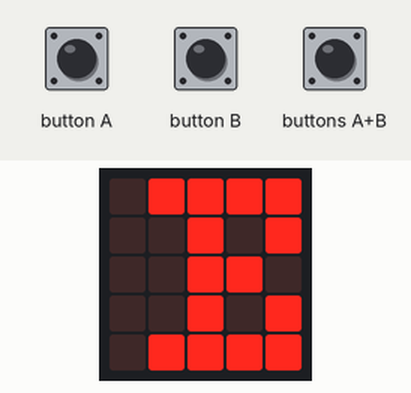
Simulated run of this program. Board: BBC micro:bit (MakeCode). On the bench: the board's 5×5 LED display. The inputs (shaded band) are chosen by the test bench.

Above: at 0.1 s.
1.7 s: button A pressed for 0.15 s
At 2.21 s:
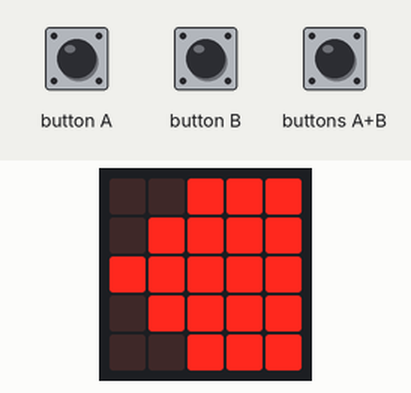
2.4 s: button B pressed for 0.15 s
At 2.88 s:
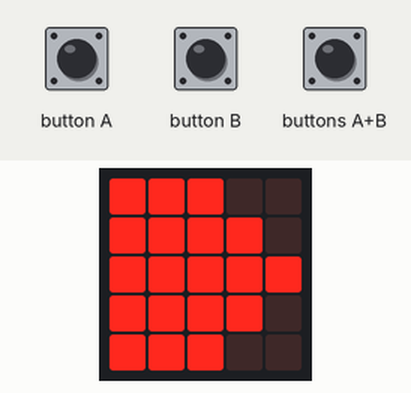
3.1 s: button A pressed for 0.15 s
At 3.54 s:
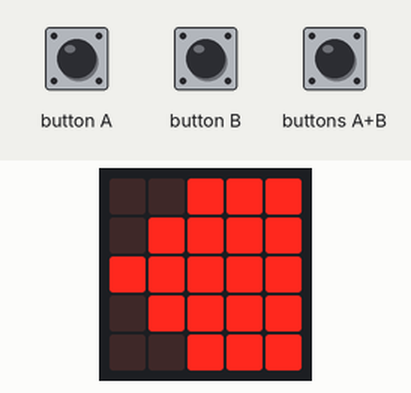
3.8 s: buttons A+B pressed for 0.15 s
5.4 s: button B pressed for 0.15 s
At 5.85 s:
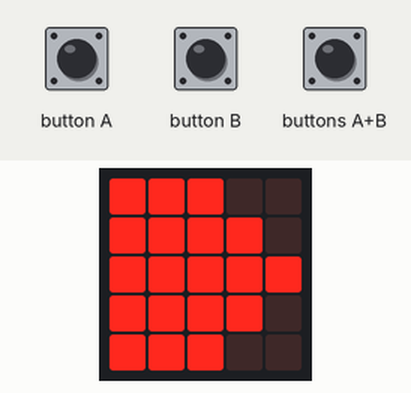
6.1 s: button A pressed for 0.15 s
At 6.53 s:
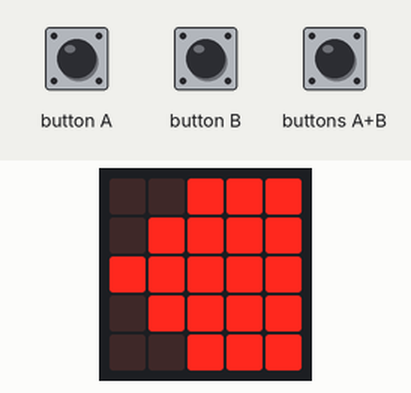
Timing chart, 0 to 7.8 s (numbered marks = the images above; inputs shaded):
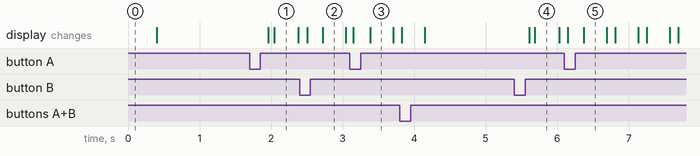

The program:

main.ts
```typescript
function ZeigePfeilLinks () {
    x = 4
    y = 0
    WH = 5
    for (let index = 0; index < 5; index++) {
        for (let index = 0; index < WH; index++) {
            led.plot(x, y)
            y += 1
        }
        basic.pause(20)
        if (x > 2) {
            y = 0
            x += -1
        } else if (x > 1) {
            WH = 3
            y = 1
            x += -1
        } else {
            WH = 1
            y = 2
            x += -1
        }
    }
}
// Blinker zeigt nach rechts (Zustand = 2)
input.onButtonPressed(Button.A, function () {
    zustand = 2
})
function zustandsautomat () {
    // 1 = rechts
    // 2 = links
    // 0 = aus
    //
    if (zustand == 1) {
        ZeigePfeilRechts()
    } else if (zustand == 2) {
        ZeigePfeilLinks()
    } else {
        basic.clearScreen()
    }
}
// Blinker aus (Zustand = 0)
input.onButtonPressed(Button.AB, function () {
    zustand = 0
})
// Blinker zeigt nach links (Zustand = 1)
input.onButtonPressed(Button.B, function () {
    zustand = 1
})
function ZeigePfeilRechts () {
    x = 0
    y = 0
    WH = 5
    for (let index = 0; index < 5; index++) {
        for (let index = 0; index < WH; index++) {
            led.plot(x, y)
            y += 1
        }
        basic.pause(20)
        if (x <= 1) {
            y = 0
            x += 1
        } else if (x <= 2) {
            WH = 3
            y = 1
            x += 1
        } else {
            WH = 1
            y = 2
            x += 1
        }
    }
}
// Zustand 0 = Blinker aus
// Zustand 1 = Blinker rechts
// Zustand 2 = Zustand links
let WH = 0
let y = 0
let zustand = 0
let x = 0
basic.showLeds(`
    . # # # #
    . . # . #
    . . # # .
    . . # . #
    . # # # #
    `)
x = 0
x = 0
zustand = 0
basic.forever(function () {
    zustandsautomat()
    basic.pause(100)
    basic.clearScreen()
})
```

test.ts
```typescript
// Hier kann man Tests durchführen; diese Datei wird nicht kompiliert, wenn dieses Paket als Erweiterung verwendet wird.
```

Measured:
- after the input at 1.7 s, the display: first changes after 0.26 s (image 1 shows a later state)
- after the input at 2.4 s, the display: first differs from a run without the input after 0.32 s (image 2)
- after the input at 3.1 s, the display: first differs from a run without the input after 0.29 s (image 3)
- after the input at 5.4 s, the display: first changes after 0.21 s (image 4 shows a later state)
- after the input at 6.1 s, the display: first differs from a run without the input after 0.27 s (image 5)
